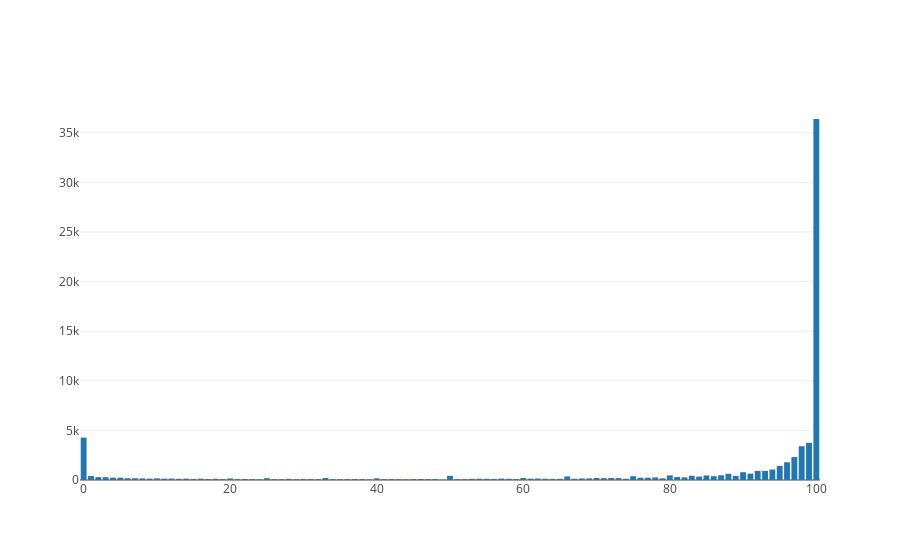

The cell this chart's notebook holds for it:
### Code cell
print(user_num)

rated_percentage = {}
for i in range (0, 101):
    rated_percentage[i] = [i, 0]

for i in range (1, user_num + 1):
    if watch_times[i] == 0:
        continue
    r = int(100 * rating_times[i] / watch_times[i])
    rated_percentage[r][1] += 1
    
df = pd.DataFrame(rated_percentage)
print(df)
data = [Bar(x=df.values[0], y=df.values[1])]
iplot(data, filename='jupyter/basic_bar')

### Figure 1 — Plotly figure (JSON) as saved in the notebook; plotly's stock layout.template omitted (floating-point values rounded to 4 significant figures)
{"data": [{"type": "bar", "x": [0, 1, 2, 3, 4, 5, 6, 7, 8, 9, 10, 11, 12, 13, 14, 15, 16, 17, 18, 19, 20, 21, 22, 23, 24, 25, 26, 27, 28, 29, 30, 31, 32, 33, 34, 35, 36, 37, 38, 39, 40, 41, 42, 43, 44, 45, 46, 47, 48, 49, 50, 51, 52, 53, 54, 55, 56, 57, 58, 59, 60, 61, 62, 63, 64, 65, 66, 67, 68, 69, 70, 71, 72, 73, 74, 75, 76, 77, 78, 79, 80, 81, 82, 83, 84, 85, 86, 87, 88, 89, 90, 91, 92, 93, 94, 95, 96, 97, 98, 99, 100], "y": [4273, 405, 292, 280, 238, 236, 179, 181, 160, 141, 164, 139, 146, 117, 137, 108, 134, 99, 120, 90, 155, 108, 105, 94, 63, 178, 87, 88, 118, 86, 104, 97, 87, 199, 86, 79, 90, 104, 91, 65, 168, 91, 103, 92, 82, 95, 108, 94, 98, 37, 422, 93, 95, 118, 129, 119, 110, 144, 123, 92, 198, 137, 147, 128, 113, 114, 361, 124, 156, 161, 201, 187, 199, 188, 128, 380, 231, 231, 261, 167, 468, 309, 264, 426, 345, 459, 381, 477, 626, 417, 788, 642, 918, 921, 1060, 1423, 1793, 2309, 3403, 3751, 36387]}], "layout": {}}
